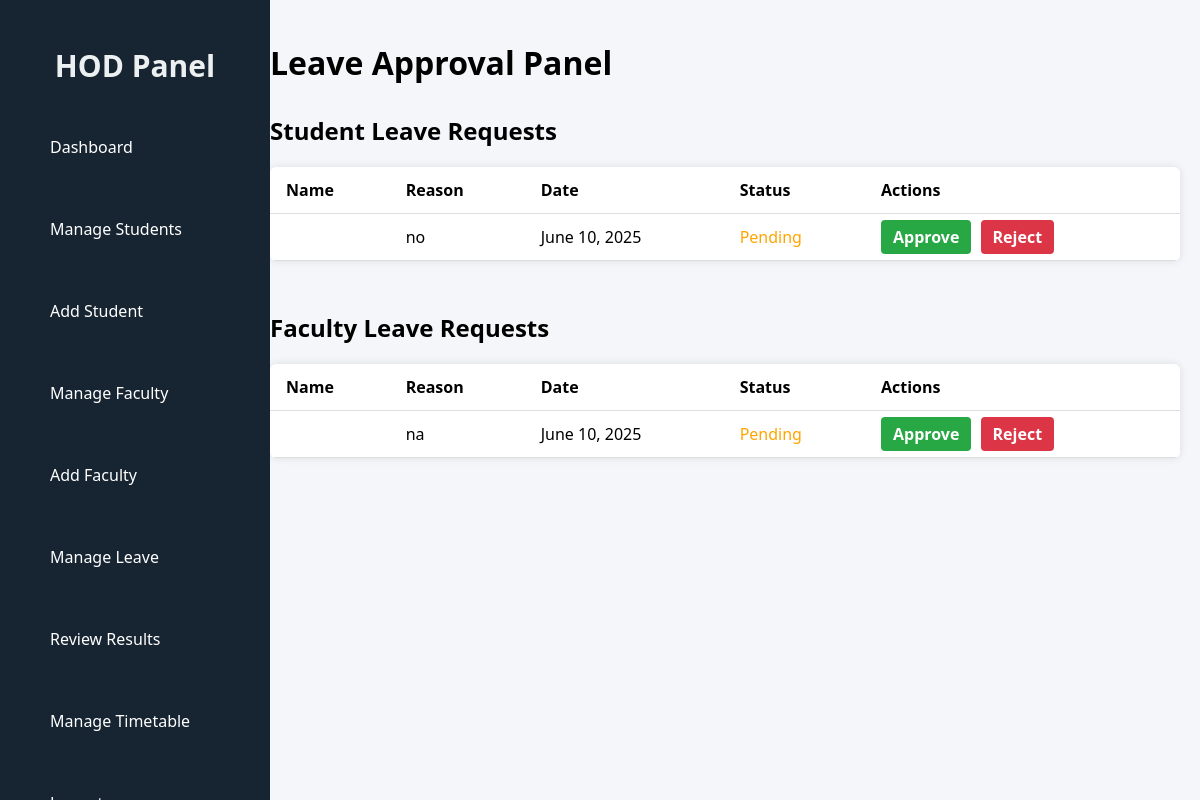
/manage/leave/ (signed in), run on the app's committed database.
### CMS/models.py (models this page shows, shortened)
class LeaveRequest(models.Model):
    USER_TYPE_CHOICES = (
        ('Faculty', 'Faculty'),
        ('Student', 'Student'),
    )
    user = models.ForeignKey('CustomUser', on_delete=models.CASCADE)
    user_type = models.CharField(max_length=10, choices=USER_TYPE_CHOICES)
    reason = models.TextField()
    status = models.CharField(
        max_length=10,
        choices=(('Pending', 'Pending'), ('Approved', 'Approved'), ('Rejected', 'Rejected')),
        default='Pending'
    )
    date = models.DateField(auto_now_add=True)
    start_date = models.DateField(null=True, blank=True)
    end_date = models.DateField(null=True, blank=True)

### CMS/views.py (the view)
# urls.py: path("manage/leave/", views.view_leave, name="view_leave"),
@login_required
def view_leave(request):
    student_leaves = LeaveRequest.objects.all().filter(user_type = "Student").order_by('-date')
    faculty_leaves = LeaveRequest.objects.all().filter(user_type = "Faculty").order_by('-date')
    return render(request, "hod_review_leave.html", {
        "student_leaves": student_leaves,
        "faculty_leaves": faculty_leaves
    })

### CMS/templates/hod_review_leave.html (shortened to what this page needs)
{% load static %}
<!DOCTYPE html>
<html lang="en">
<head>
  <link rel="stylesheet" href="{% static 'css/hod_leave.css' %}">
  <link rel="stylesheet" href="{% static 'css/sidebar.css' %}">
</head>
<body>
<div class="dashboard-container">
  {% include 'hod_sidebar.html' %}
  <div class="main-content">
    <div class="header">
      <h1>Leave Approval Panel</h1>
    </div>
    <div class="leave-section">
      <h2>Student Leave Requests</h2>
      <table>
        <thead>
          <tr>
            <th>Name</th>
            <th>Reason</th>
            <th>Date</th>
            <th>Status</th>
            <th>Actions</th>
          </tr>
        </thead>
        <tbody>
          {% for leave in student_leaves %}
          <tr>
            <td>{{ leave.student_id.admin.username }}</td>
            <td>{{ leave.reason }}</td>
            <td>{{ leave.date }}</td>
            <td class="status-{{ leave.status|lower }}">{{ leave.status }}</td>
            <td>
              {% if leave.status == 'Pending' %}
              <a href="{% url 'approve_leave_student' leave.id 'approve' %}" class="btn approve">Approve</a>
              <a href="{% url 'approve_leave_student' leave.id 'reject' %}" class="btn reject">Reject</a>
              {% else %}-{% endif %}
            </td>
          </tr>
          {% empty %}
          <tr><td colspan="5">No student leave requests found.</td></tr>
          {% endfor %}
        </tbody>
      </table>
    </div>
    <div class="leave-section">
      <h2>Faculty Leave Requests</h2>
      <table>
        <thead>
          <tr>
            <th>Name</th>
            <th>Reason</th>
            <th>Date</th>
            <th>Status</th>
            <th>Actions</th>
          </tr>
        </thead>
        <tbody>
          {% for leave in faculty_leaves %}
          <tr>
            <td>{{ leave.faculty_id.admin.username }}</td>
            <td>{{ leave.reason }}</td>
            <td>{{ leave.date }}</td>
            <td class="status-{{ leave.status|lower }}">{{ leave.status }}</td>
            <td>
              {% if leave.status == 'Pending' %}
              <a href="{% url 'approve_leave_faculty' leave.id 'approve' %}" class="btn approve">Approve</a>
              <a href="{% url 'approve_leave_faculty' leave.id 'reject' %}" class="btn reject">Reject</a>
              {% else %}-{% endif %}
            </td>
          </tr>
          {% empty %}
          <tr><td colspan="5">No faculty leave requests found.</td></tr>
          {% endfor %}
        </tbody>
      </table>
    </div>
  </div>
</div>
</body>
</html>

### CMS/static/css/hod_leave.css (style rules this page uses)
body { margin: 0; font-family: 'Segoe UI', Tahoma, Geneva, Verdana, sans-serif; background-color: #f4f6f9; }
.main-content { margin-left: 250px; padding: 20px; }
.header h1 { font-size: 32px; margin-bottom: 30px; }
.leave-section { margin-bottom: 50px; }
table { width: 100%; border-collapse: collapse; background-color: white; box-shadow: 0 0 8px rgba(0,0,0,0.1); border-radius: 6px; overflow: hidden; }
table th, table td { padding: 12px 16px; text-align: left; border-bottom: 1px solid #ddd; }
.status-pending { color: orange; }
.btn { padding: 6px 12px; margin-right: 5px; border-radius: 4px; text-decoration: none; color: white; font-weight: bold; }
.approve { background-color: #28a745; }
.reject { background-color: #dc3545; }

### data on the page
LeaveRequest: reason "no", date "June 10, 2025", status "Pending", shows "Approve"
LeaveRequest: reason "na", date "June 10, 2025", status "Pending", shows "Approve"
